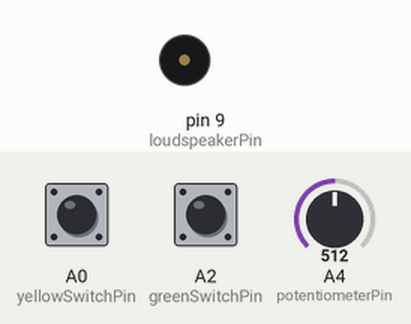
This sketch was run on a simulated Arduino Uno, built with avr-gcc and run on an emulated ATmega328P. Parts: buzzer (waves = sounding). Inputs (shaded band) come from the test bench; at power-on: A0 (yellowSwitchPin) LOW, A2 (greenSwitchPin) LOW, A4 (potentiometerPin) = 512.

Above: at 1.2 s.
1.3 s: A0 (yellowSwitchPin) pulled HIGH for 1 s
At 1.42 s:
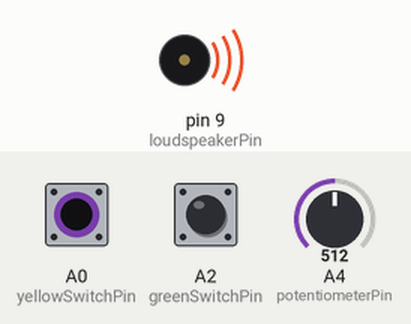
3.8 s: A2 (greenSwitchPin) pulled HIGH for 3.2 s
At 4.05 s:
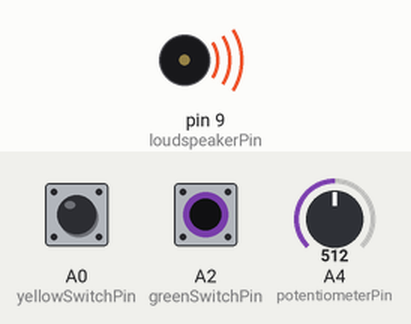
8.5 s: A0 (yellowSwitchPin) pulled HIGH for 3.2 s
At 12.3 s:
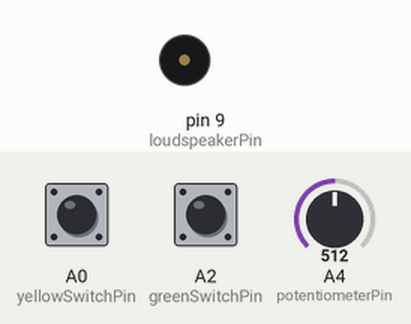
Timing chart, 0 to 13.8 s (numbered marks = the images above; inputs shaded):
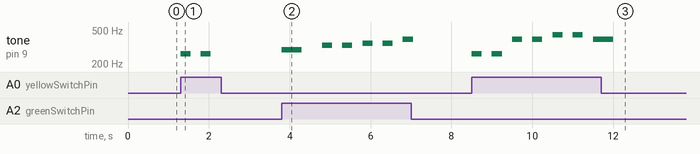

Measured:
- after the input at 1.3 s, tone on pin 9 (loudspeakerPin): alternates 262 Hz for 0.25 s and silent for 0.25 s, 4 changes in all, then stays silent, starting at once
- after the input at 3.8 s, tone on pin 9 (loudspeakerPin): plays 294 Hz for 0.50 s, 330 Hz for 0.25 s, 330 Hz for 0.25 s, 349 Hz for 0.25 s, 349 Hz for 0.25 s, 392 Hz for 0.25 s, starting at once
- after the input at 8.5 s, tone on pin 9 (loudspeakerPin): plays 262 Hz for 0.25 s, 262 Hz for 0.25 s, 392 Hz for 0.25 s, 392 Hz for 0.25 s, 440 Hz for 0.25 s, 440 Hz for 0.25 s … (7 notes in this stretch), starting at once

The sketch:

June17.ino
```cpp
/*
  * Submitted by: Yashaswi Malla (ym1929)
  * Submitted Date: June 17, 2020

  * Plays the rhythm of 'Twinkle Twinkle Little Star' whenever the button is pressed.
  * Two buttons are used (green and yellow).
  * The yellow button plays the rhythm in a loop as long as the button is pressed.
  * The green button plays the notes of the rhythm in reverse order in a loop as long as the button is pressed.
  * The potentiometer is used as the analog sensor (input).
  * It is used to determine the tempo of the rhythm i.e. how fast the rhythm is played.
*/

// Variables
const int greenSwitchPin = A2;
const int yellowSwitchPin = A0;
const int potentiometerPin = A4;

const int loudspeakerPin = 9;

int potentiometerValue;
int greenSwitchValue;
int yellowSwitchValue;

void setup() {
  // Input pins
  pinMode(greenSwitchPin, INPUT);
  pinMode(yellowSwitchPin, INPUT);
  pinMode(potentiometerPin, INPUT);

  // Output pins
  pinMode(loudspeakerPin, OUTPUT);
}

unsigned long currentNoteStartingPoint = 0;
int millisToNextNote = 0;
int currentNote = 0;

void loop() {
  unsigned long currentMillis = millis();

  potentiometerValue = analogRead(potentiometerPin);                          //Read analog input from the potentiometer
  greenSwitchValue = digitalRead(greenSwitchPin);                             //Read the digital input from the green switch
  yellowSwitchValue = digitalRead(yellowSwitchPin);                           //Read the digital input from the yellow switch

  potentiometerValue = map(potentiometerValue, 0, 1023, 11, 30);              //Map analog input from the potentiometer into the range 11 to 30
  //this will later be divided by 10.0 to get values between 1.1 and 3.0

  int melody[] = {                                                            //The notes for the rhythm of Twinkle Twinkle Litte Star
    262, 262, 392, 392, 440, 440, 392, 349, 349, 330, 330, 294, 294, 262,
    392, 392, 349, 349, 330, 330, 294, 392, 392, 349, 349, 330, 330, 294
  };

  int noteDurations[] = {                                                     //Duration corresponding to each note in the melody[] array
    4, 4, 4, 4, 4, 4, 2, 4, 4, 4, 4, 4, 4, 2,
    4, 4, 4, 4, 4, 4, 2, 4, 4, 4, 4, 4, 4, 2
  };

  int totalNotes = sizeof(melody) / sizeof(melody[0]);                        //Total number of notes in the melody

  if (yellowSwitchValue == 1 || greenSwitchValue == 1) {                      //Checks if any of the two switches is pressed
    if (currentMillis - currentNoteStartingPoint >= millisToNextNote) {       //Checks if it is time to play the next note
      if (currentNote < totalNotes) {                                         //Checks if the currentNote is less than total number of notes
        int noteDuration;
        if (yellowSwitchValue == 1) {                                         //Checks if yellow switch is pressed
          noteDuration = 1000 / noteDurations[currentNote];                   //Plays the notes in right order
          tone(loudspeakerPin, melody[currentNote], noteDuration);
        }
        else if (greenSwitchValue == 1) {                                     //Checks if green switch is pressed
          noteDuration = 1000 / noteDurations[totalNotes - 1 - currentNote];  //Plays the notes in reverse order
          tone(loudspeakerPin, melody[totalNotes - 1 - currentNote], noteDuration);
        }

        millisToNextNote = noteDuration * (potentiometerValue / 10.0);         //Potentiometer determining the speed
        currentNoteStartingPoint = currentMillis;
        currentNote++;
      }
      else {
        noTone(loudspeakerPin);                                                //Stop after playing the rhythm once
      }
    }
  }
  else {                                                                       //If switch released, currentNote starts from beginning
    currentNote = 0;
  }
}
```
